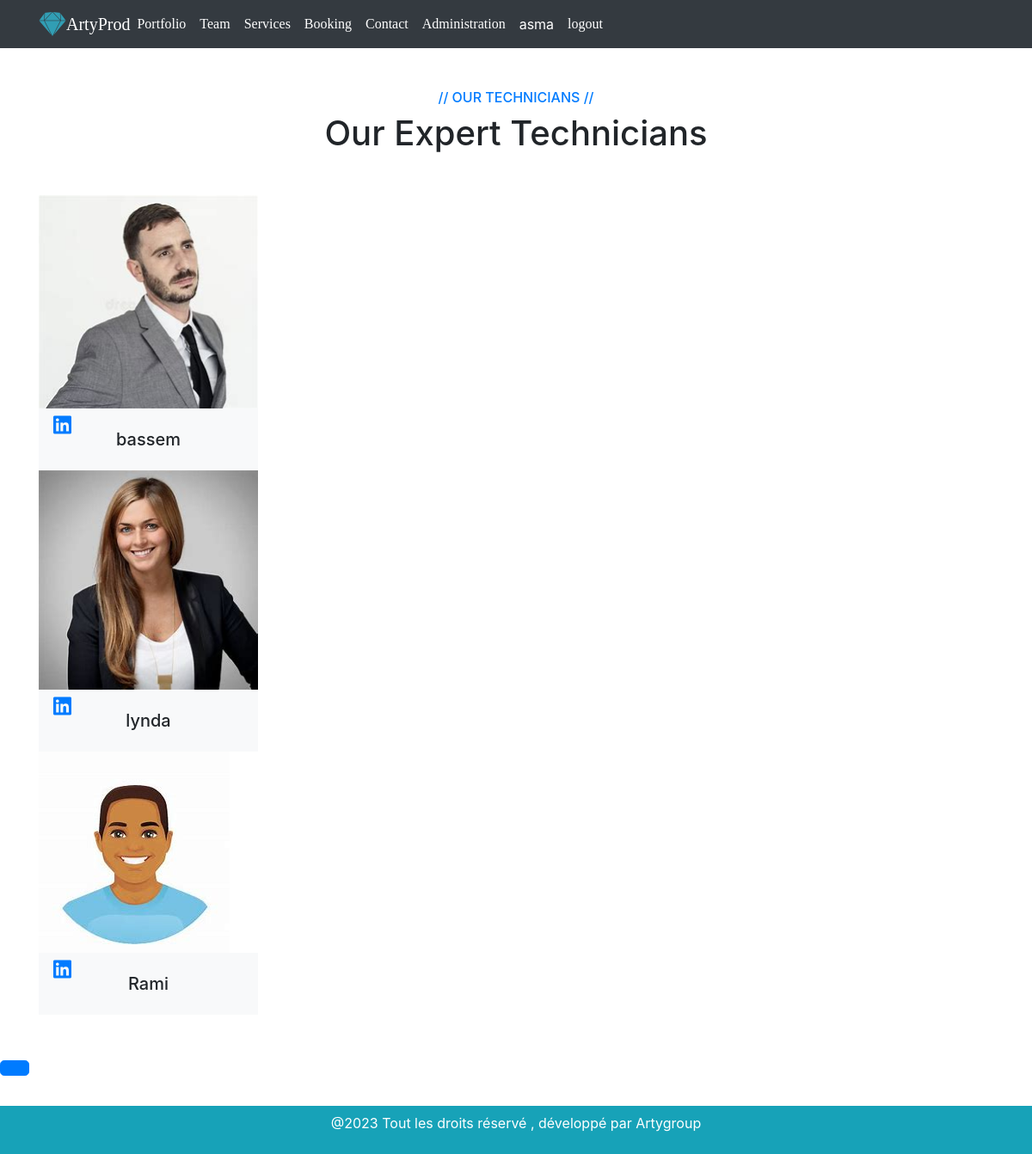
/design/team/ (signed in), run on the app's committed database.
### design/models.py (models this page shows, shortened)
class Personnel(models.Model):
    nom=models.CharField(max_length=100)
    fichier_cv=models.ImageField(blank=True)
    fichier_photo=models.FileField(upload_to="pictures/",max_length=250,null=True,default=None)
    lien_linkedIn=models.URLField()
    equipe=models.ForeignKey(Equipe,on_delete=models.CASCADE,null=True)

### design/views.py (the view)
# urls.py: path('team/',views.indexT,name='indexT'),
def indexT(request):
    personnels=Personnel.objects.all()
    context={'personnels':personnels}
    return render(request,'design/team.html',context)

### design/templates/design/team.html (shortened to what this page needs)
{% extends 'design/base.html' %}
{% load static %}
    {% block content %}
    <div class="container-xxl py-5">
        <div class="container">
            <div class="text-center wow fadeInUp" data-wow-delay="0.1s">
                <h6 class="text-primary text-uppercase">// Our Technicians //</h6>
                <h1 class="mb-5">Our Expert Technicians</h1>
            </div>
            {% for personnel in personnels %}
            <div class="row g-4">
                <div class="col-lg-3 col-md-6 wow fadeInUp" data-wow-delay="0.1s">
                    <div class="team-item">
                        <div class="position-relative overflow-hidden">
                            <img class="img-fluid" src="/media/{{personnel.fichier_cv}}">
                            <div class="team-overlay position-absolute start-0 top-0 w-100 h-100">
                                <a class="btn btn-square mx-1" href="{{personnel.lien_linkedIn}}"><i
                                        class="fab fa-linkedin fa-xl"></i></a>
                            </div>
                        </div>
                        <div class="bg-light text-center p-4">
                            <h5 class="fw-bold mb-0">{{personnel.nom}}</h5>
                        </div>
                    </div>
                </div>
            </div>
            {% endfor %}
        </div>
    </div>
    <a href="#" class="btn btn-lg btn-primary btn-lg-square back-to-top"></a>
    {% endblock%}

### design/templates/design/base.html (shortened to what this page needs)
{% load static %}
<!DOCTYPE html>
<html>
<head>
  <link rel="stylesheet" href="https://cdn.jsdelivr.net/npm/bootstrap@4.0.0/dist/css/bootstrap.min.css">
  <link rel="stylesheet" href="https://cdn.jsdelivr.net/npm/@fortawesome/fontawesome-free@6.2.1/css/fontawesome.min.css">
  <link rel="stylesheet" href="https://cdnjs.cloudflare.com/ajax/libs/font-awesome/6.4.0/css/all.min.css" />  <meta charset='utf-8'>
<link rel='stylesheet' type='text/css' media='screen'
href="{% static 'css/base.css'%}">
</head>
<body>
  <nav class="navbar navbar-expand-lg navbar-dark bg-dark">
    <div class="container">
      <i class="fa-brands fa-sketch fa-2xl" style="color:#319eb4;"></i>
        <a class="navbar-brand text-white m-0" style="font-family: 'Times New Roman', Times, serif;" href="{% url 'indexP' %}"> ArtyProd</a>
        <div class="collapse navbar-collapse" id="navbarSupportedContent">
          <ul class="navbar-nav me-auto mb-2 mb-lg-0">
            <li class="nav-item">
              <a class="nav-link active text-white" style="font-family: 'Times New Roman', Times, serif;" aria-current="page" href="{% url 'index' %}">Portfolio</a>
            </li>
            <li class="nav-item">
              <a class="nav-link text-white " style="font-family: 'Times New Roman', Times, serif;" href="{% url 'indexT' %}">Team</a>
            </li>
            <div class="nav-item ">
              <a  href="{% url 'service' %}" style="font-family: 'Times New Roman', Times, serif;" class="nav-link active text-white">Services</a>
           </div>
           <div class="nav-item ">
              <a  href="{% url 'booking' %}" style="font-family: 'Times New Roman', Times, serif;" class="nav-link active text-white">Booking</a>
           </div>
            <li class="nav-item ">
              <a class="nav-link text-white" style="font-family: 'Times New Roman', Times, serif;" href="{% url 'contact' %}">Contact</a>
            </li>
            <li class="nav-item ">
              <a class="nav-link text-white " style="font-family: 'Times New Roman', Times, serif;" href="{% url 'admin:index' %}">Administration</a>
            </li>
            {% if user.is_authenticated %}
            <li class="nav-item active " style="text-shadow: #319eb4;">
              <a class="nav-link" href="{% url 'profile' %}">{{user}}</a>
           </li>
            <li class="nav-item active">
              <a class="nav-link text-white"  style="font-family: 'Times New Roman', Times, serif;" href="{% url 'logout' %}">logout</a>
            </li>
           {% endif %}
          </ul>
        </div>
    </div>
  </nav>
{% block content %}
{% endblock %}
<footer class=" bg-info p-2 fixed-bottom container-fluid">
  <p class="text-center text-white"> @2023 Tout les droits réservé , développé par Artygroup </p>
</footer>
</body>
</html>

### data on the page
Personnel: fichier_cv (picture), nom "bassem"
Personnel: fichier_cv (picture), nom "lynda"
Personnel: fichier_cv (picture), nom "Rami"

### other printed values
{{ user }} "asma"
